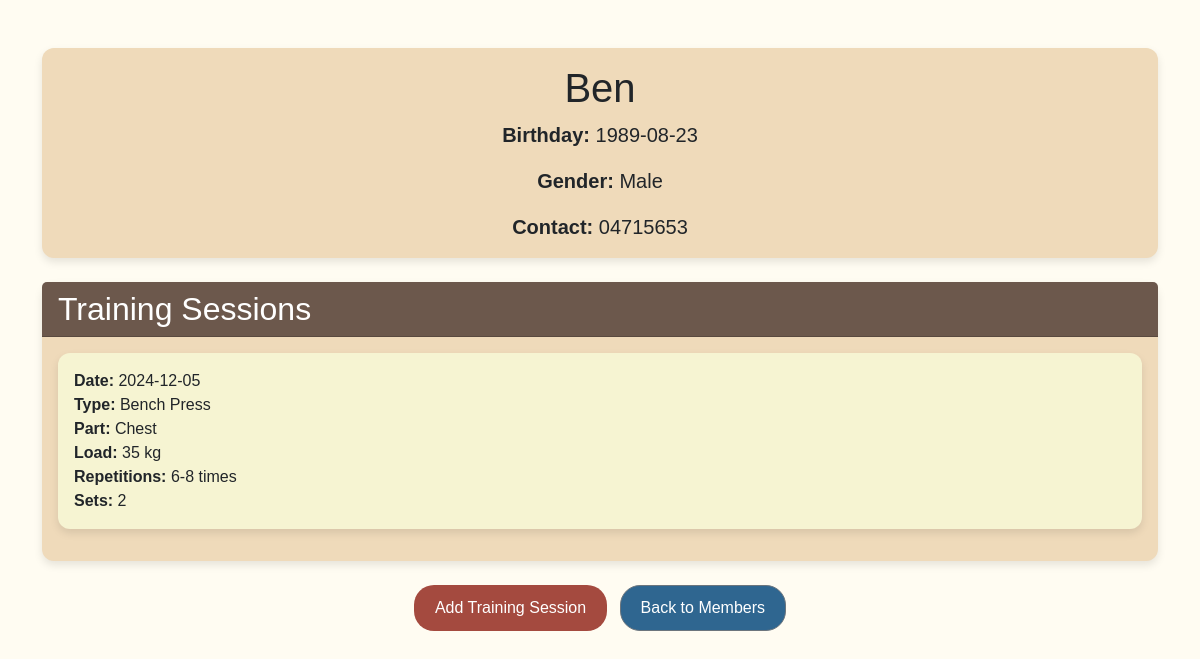
Screenshot of /member/4 (signed in) with the database file from the repository.
### app.py (models this page shows)
class Member(db.Model):
    id = db.Column(db.Integer, primary_key=True)
    name = db.Column(db.String(150), nullable=False)
    birthday = db.Column(db.String(150), nullable=False)
    contact = db.Column(db.String(150), nullable=False)
    gender = db.Column(db.String(150), nullable=False)

class TrainingSession(db.Model):
    id = db.Column(db.Integer, primary_key=True)
    member_id = db.Column(db.Integer, db.ForeignKey('member.id'), nullable=False)
    training_date = db.Column(db.String(150), nullable=False)
    training_type = db.Column(db.String(150), nullable=False)
    training_part = db.Column(db.String(150), nullable=False)
    training_load = db.Column(db.String(150), nullable=False)
    training_repetitions = db.Column(db.String(150), nullable=False)
    training_sets = db.Column(db.String(150), nullable=False)

### app.py (the view)
@app.route('/member/<int:id>')
def view_member(id):
    member = Member.query.get_or_404(id)
    training_sessions = TrainingSession.query.filter_by(member_id=id).all()
    return render_template('member.html', member=member, training_sessions=training_sessions)

### templates/member.html (shortened to what this page needs)
<!DOCTYPE html>
<html lang="en">
    <head>
        <link href="https://cdn.jsdelivr.net/npm/bootstrap@5.3.2/dist/css/bootstrap.min.css" rel="stylesheet">
    </head>
    <body>
        <div class="container mt-5">
            <div class="card mb-4">
                <div class="card-body text-center">
                    <h1 class="card-title">{{ member.name }}</h1>
                    <p class="card-text"><strong>Birthday:</strong> {{ member.birthday }}</p>
                    <p class="card-text"><strong>Gender:</strong> {{ member.gender }}</p>
                    <p class="card-text"><strong>Contact:</strong> {{ member.contact }}</p>
                </div>
            </div>
            <div class="card">
                <div class="card-header">
                    <h2 class="mb-0">Training Sessions</h2>
                </div>
                <div class="card-body">
                    {% if training_sessions %}
                        <div class="list-group">
                            {% for session in training_sessions %}
                                <div class="card training-card">
                                    <div class="card-body">
                                        <div><strong>Date:</strong> {{ session.training_date }}</div>
                                        <div><strong>Type:</strong> {{ session.training_type }}</div>
                                        <div><strong>Part:</strong> {{ session.training_part }}</div>
                                        <div><strong>Load:</strong> {{ session.training_load }} kg</div>
                                        <div><strong>Repetitions:</strong> {{ session.training_repetitions }}</div>
                                        <div><strong>Sets:</strong> {{ session.training_sets }}</div>
                                    </div>
                                </div>
                            {% endfor %}
                        </div>
                    {% else %}
                        <p class="text-muted">No training sessions recorded.</p>
                    {% endif %}
                </div>
            </div>
            <div class="mt-4 text-center">
                <a href="/add_training/{{ member.id }}" class="btn btn-custom me-2">Add Training Session</a>
                <a href="/" class="btn btn-secondary">Back to Members</a>
            </div>
        </div>
    </body>
</html>

### templates/member.html (style rules this page uses)
body { background-color: #fffcf2; font-family: 'Arial', sans-serif; }
.card { border: none; background-color: #EFDABA; box-shadow: 0 4px 8px rgba(0, 0, 0, 0.1); border-radius: 12px; }
.training-card { background-color: #f6f4d2; margin-bottom: 1rem; }
h1, h2 { color: #ffffff; }
.btn-custom { background-color: #a44a3f; color: white; border-radius: 20px; padding: 10px 20px; transition: all 0.3s ease; }
.btn-secondary { background-color: #2f6690; color: white; border-radius: 20px; padding: 10px 20px; transition: all 0.3s ease; }
.mt-4 { margin-top: 2rem; }
.card-header { background-color: #6c584c; color: #4A4A4A; }
.card-body p { font-size: 20px; }

### rows the page displays
Member: name "Ben", birthday "1989-08-23", gender "Male", contact "04715653"
TrainingSession: training_date "2024-12-05", training_type "Bench Press", training_part "Chest", training_load "35", training_repetitions "6-8 times", training_sets "2"
